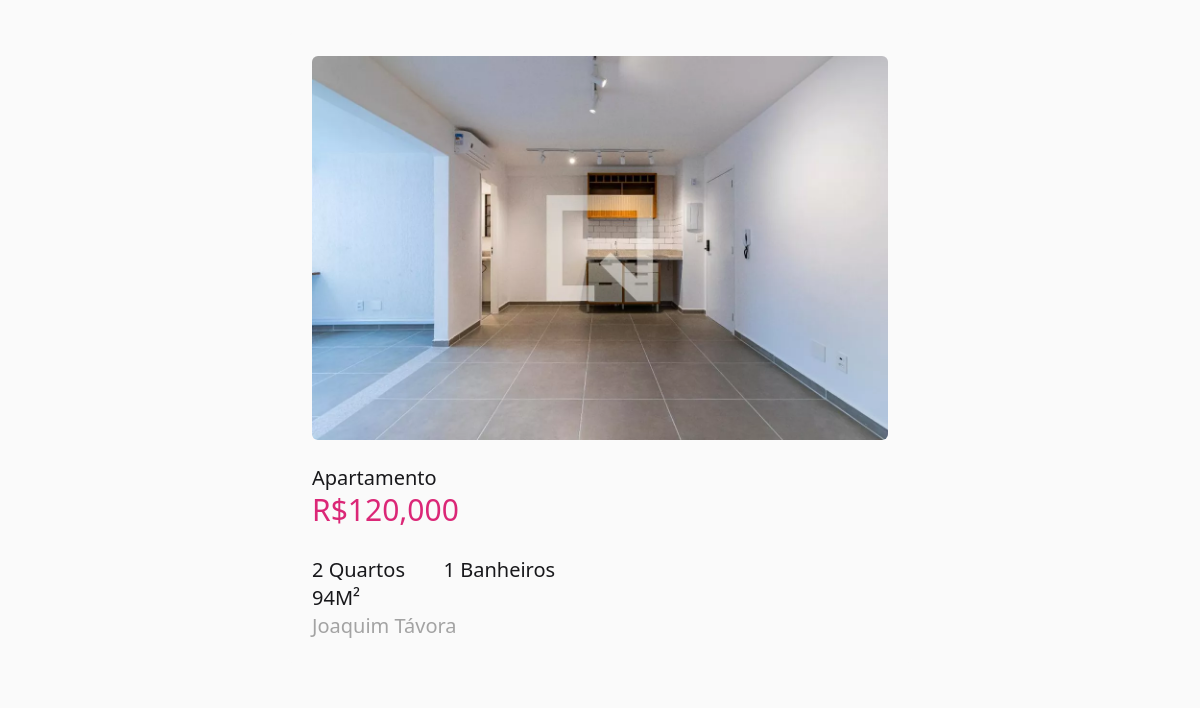
The page /5 on the database its author committed.
### app.py (models this page shows, shortened)
class Estate(db.Model):
    ownerId = db.Column(db.Integer)
    id = db.Column(db.Integer, primary_key=True)
    address = db.Column(db.String(100), nullable=False)
    price = db.Column(db.Integer, nullable=False)
    bedrooms = db.Column(db.Integer, nullable=False)
    bathrooms = db.Column(db.Integer, nullable=False)
    area = db.Column(db.Integer, nullable=False)
    type = db.Column(db.String(100), nullable=False)
    img_url = db.Column(db.String(100), nullable=True)

### app.py (the view)
@app.route("/<id>", methods=["GET"])
def show(id):
    try:
        imovel = Estate.query.get(id)
        imovel.price = "{:,}".format(imovel.price)
    except:
        return "erro ao encontrar imóvel"
    return render_template("singleEstate.html", estate=imovel)

### templates/singleEstate.html
{% extends 'base.html'%} {% block head %} <title>Hello</title> {%endblock%} {%
block body %}
<div class="flex items-center justify-center h-full m-4 bg-neutral-50">
  <div class="flex flex-col items-start justify-center p-6 m-4 text-xl rounded-lg  bg-neutral-50">
    <div class="flex justify-start w-full mb-6 ">
      {% if estate.img_url %}
      <img class="object-cover rounded-md estate-img max-h-96" src="{{ url_for('static', filename='images/' + estate.img_url) }}" alt="Estate Image">
      {% else %}
      <p>No Image Available</p>
      {% endif %}
    </div>
    <div class="flex flex-col items-start justify-start ">
      <p>{{estate.type}}</p>
      <h2 class="mb-3 text-3xl text-pink-600 text-">R${{ estate.price }}</h2>
    <div class="mt-4 columns-2 ">
      <p>{{estate.bedrooms}} Quartos</p>
      <p>{{estate.area}}M²</p>
      <p>{{estate.bathrooms}} Banheiros</p>
    </div>
    <p class="text-neutral-400">{{estate.address}}</p>
    </div>
</div>
{% endblock %}

### rows shown on the page
Estate: img_url (picture), type "Apartamento", price "120,000", bedrooms "2", area "94", bathrooms "1", address "Joaquim Távora"
